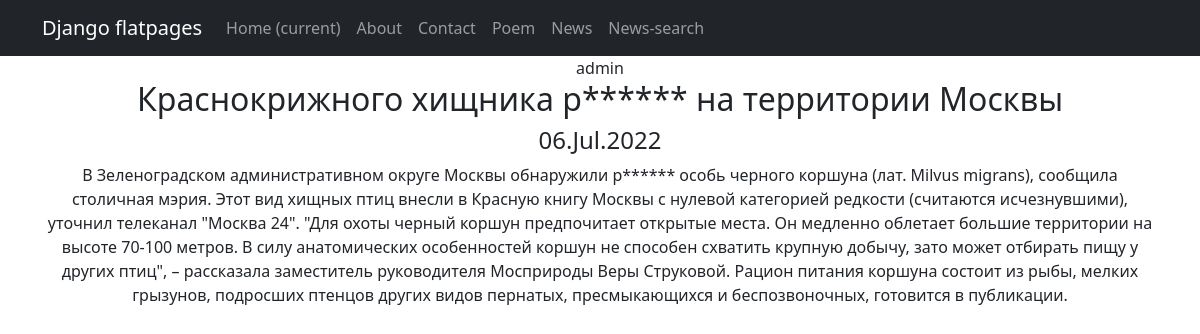
The page /news/2 on the database its author committed.
### newsapp/models.py (models this page shows, shortened)
class Post(models.Model):
    name = models.CharField(max_length=64, unique=True)
    description = models.TextField()
    category = models.ManyToManyField(Category, through='PostCategory', related_name='news')
    type = models.CharField(max_length=50, choices=[('article', 'article'),('news', 'news')])
    post_time_create = models.DateTimeField(auto_now_add=True)
    author = models.ForeignKey(Author, on_delete=models.CASCADE)

class Author(models.Model):
    user = models.OneToOneField(User, on_delete=models.CASCADE)
    def __str__(self):
        return self.user.username

### newsapp/views.py (the view)
# urls.py: path('<int:pk>', PostDetail.as_view(), name='one_news'),
class PostDetail(DetailView):
    model = Post
    template_name = 'one_news.html'
    context_object_name = 'one_news'

### newsapp/templatetags/custom_filters.py (called while the page is built)
@register.filter()
def censor(text):
    texts = [text]
    for word in texts:
        for i in range(len(cencored_list)):
            word = word.replace(cencored_list[i], cencored_stars[i])
    return word

### templates/one_news.html (shortened to what this page needs)
{% extends 'flatpages/default.html' %}
{% load custom_filters %}
{% block content %}
{{ one_news.author }}
<h2>{{ one_news.name | censor }}</h2>
<h4>{{ one_news.post_time_create|date:'d.M.Y'  }}</h4>
{{ one_news.description | censor }}
{% endblock content %}

### rows shown on the page
Post: author "admin", name|censor "Краснокрижного хищника р****** на территории Москвы", post_time_create "06.Jul.2022", description|censor "В Зеленоградском административном округе Москвы обнаружили р****** особь черного коршуна (лат. Milvus migrans), сообщила столичная мэрия. Этот вид хищных птиц внесли в Красную книгу Москвы с нулевой категорией редкости (считаются исчезнувшими), уточнил телеканал \"Москва 24\". \"Для охоты черный коршун предпочитает открытые места. Он медленно облетает большие территории на высоте 70-100 метров. В силу анатомических особенностей коршун не способен схватить крупную добычу, зато может отбирать пищу у других птиц\", – рассказала заместитель руководителя Мосприроды Веры Струковой. Рацион питания коршуна состоит из рыбы, мелких грызунов, подросших птенцов других видов пернатых, пресмыкающихся и…"
